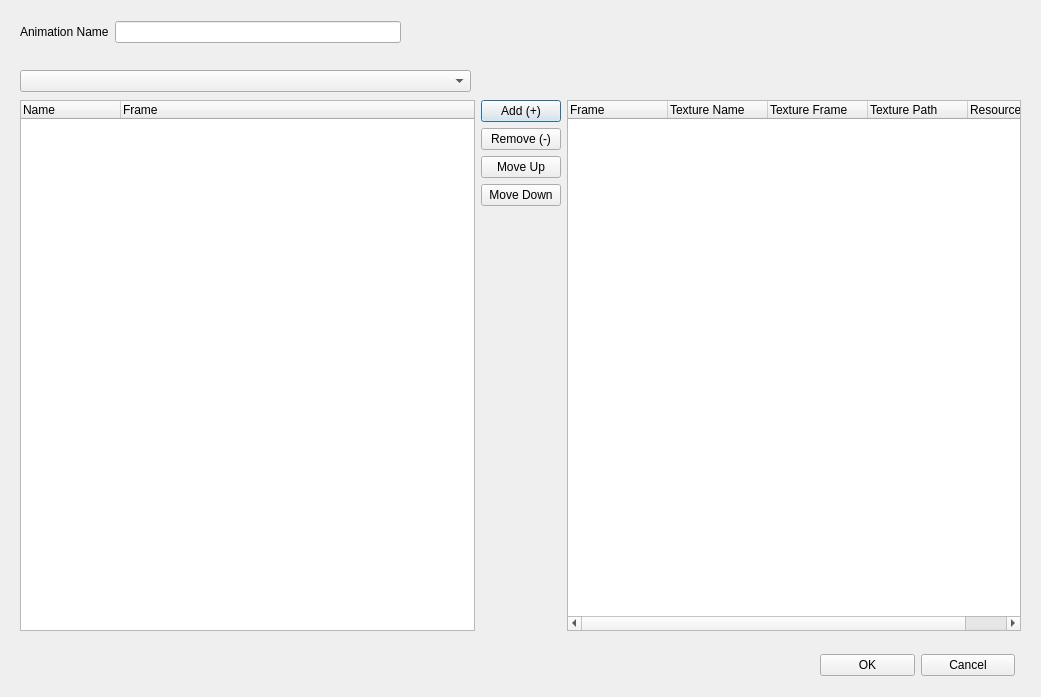
<?xml version="1.0" encoding="UTF-8"?>
<ui version="4.0">
 <class>AnimationFrameEditor</class>
 <widget class="QDialog" name="AnimationFrameEditor">
  <property name="geometry">
   <rect>
    <x>0</x>
    <y>0</y>
    <width>1041</width>
    <height>697</height>
   </rect>
  </property>
  <property name="windowTitle">
   <string>Animation Frame Editor</string>
  </property>
  <widget class="QWidget" name="layoutWidget">
   <property name="geometry">
    <rect>
     <x>20</x>
     <y>20</y>
     <width>381</width>
     <height>24</height>
    </rect>
   </property>
   <layout class="QHBoxLayout" name="horizontalLayout">
    <item>
     <widget class="QLabel" name="label">
      <property name="text">
       <string>Animation Name</string>
      </property>
     </widget>
    </item>
    <item>
     <widget class="QLineEdit" name="animationName">
      <property name="enabled">
       <bool>true</bool>
      </property>
     </widget>
    </item>
   </layout>
  </widget>
  <widget class="QWidget" name="layoutWidget">
   <property name="geometry">
    <rect>
     <x>20</x>
     <y>100</y>
     <width>1001</width>
     <height>531</height>
    </rect>
   </property>
   <layout class="QHBoxLayout" name="horizontalLayout_2">
    <item>
     <widget class="QTreeWidget" name="treeWidgetTextures">
      <column>
       <property name="text">
        <string>Name</string>
       </property>
      </column>
      <column>
       <property name="text">
        <string>Frame</string>
       </property>
      </column>
     </widget>
    </item>
    <item>
     <layout class="QVBoxLayout" name="verticalLayout">
      <property name="sizeConstraint">
       <enum>QLayout::SetDefaultConstraint</enum>
      </property>
      <item>
       <widget class="QPushButton" name="addFrame">
        <property name="maximumSize">
         <size>
          <width>100</width>
          <height>16777215</height>
         </size>
        </property>
        <property name="text">
         <string>Add (+)</string>
        </property>
       </widget>
      </item>
      <item>
       <widget class="QPushButton" name="removeFrame">
        <property name="maximumSize">
         <size>
          <width>100</width>
          <height>16777215</height>
         </size>
        </property>
        <property name="text">
         <string>Remove (-)</string>
        </property>
       </widget>
      </item>
      <item>
       <widget class="QPushButton" name="moveUp">
        <property name="maximumSize">
         <size>
          <width>100</width>
          <height>16777215</height>
         </size>
        </property>
        <property name="text">
         <string>Move Up</string>
        </property>
       </widget>
      </item>
      <item>
       <widget class="QPushButton" name="moveDown">
        <property name="maximumSize">
         <size>
          <width>100</width>
          <height>16777215</height>
         </size>
        </property>
        <property name="text">
         <string>Move Down</string>
        </property>
       </widget>
      </item>
      <item>
       <spacer name="verticalSpacer">
        <property name="orientation">
         <enum>Qt::Vertical</enum>
        </property>
        <property name="sizeType">
         <enum>QSizePolicy::Expanding</enum>
        </property>
        <property name="sizeHint" stdset="0">
         <size>
          <width>20</width>
          <height>40</height>
         </size>
        </property>
       </spacer>
      </item>
     </layout>
    </item>
    <item>
     <widget class="QTreeWidget" name="treeWidgetAnimation">
      <property name="maximumSize">
       <size>
        <width>100000</width>
        <height>16777215</height>
       </size>
      </property>
      <column>
       <property name="text">
        <string>Frame</string>
       </property>
      </column>
      <column>
       <property name="text">
        <string>Texture Name</string>
       </property>
      </column>
      <column>
       <property name="text">
        <string>Texture Frame</string>
       </property>
      </column>
      <column>
       <property name="text">
        <string>Texture Path</string>
       </property>
      </column>
      <column>
       <property name="text">
        <string>Resource File</string>
       </property>
      </column>
     </widget>
    </item>
   </layout>
  </widget>
  <widget class="QComboBox" name="resourceNameOpm">
   <property name="geometry">
    <rect>
     <x>20</x>
     <y>70</y>
     <width>451</width>
     <height>22</height>
    </rect>
   </property>
  </widget>
  <widget class="QWidget" name="layoutWidget">
   <property name="geometry">
    <rect>
     <x>820</x>
     <y>650</y>
     <width>195</width>
     <height>30</height>
    </rect>
   </property>
   <layout class="QHBoxLayout" name="horizontalLayout_3">
    <item>
     <widget class="QPushButton" name="okButton">
      <property name="text">
       <string>OK</string>
      </property>
     </widget>
    </item>
    <item>
     <widget class="QPushButton" name="cancelButton">
      <property name="text">
       <string>Cancel</string>
      </property>
     </widget>
    </item>
   </layout>
  </widget>
 </widget>
 <resources/>
 <connections/>
</ui>
